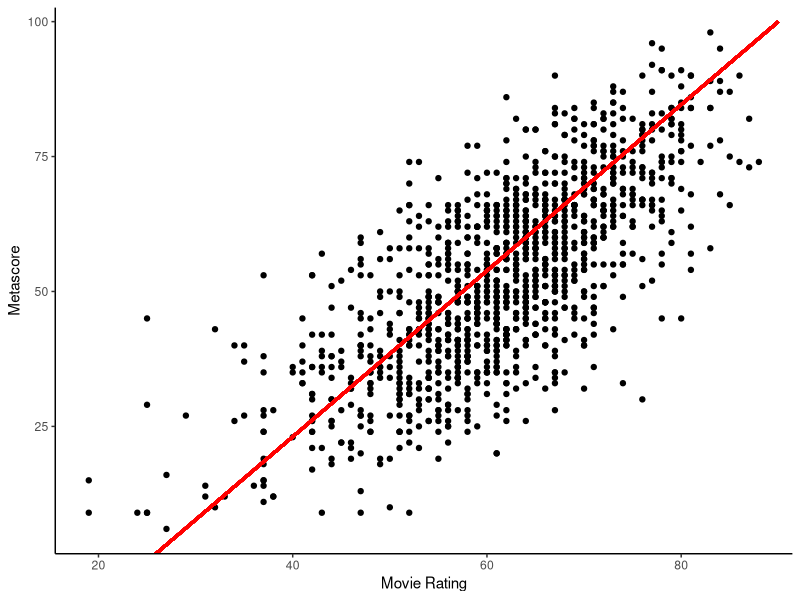
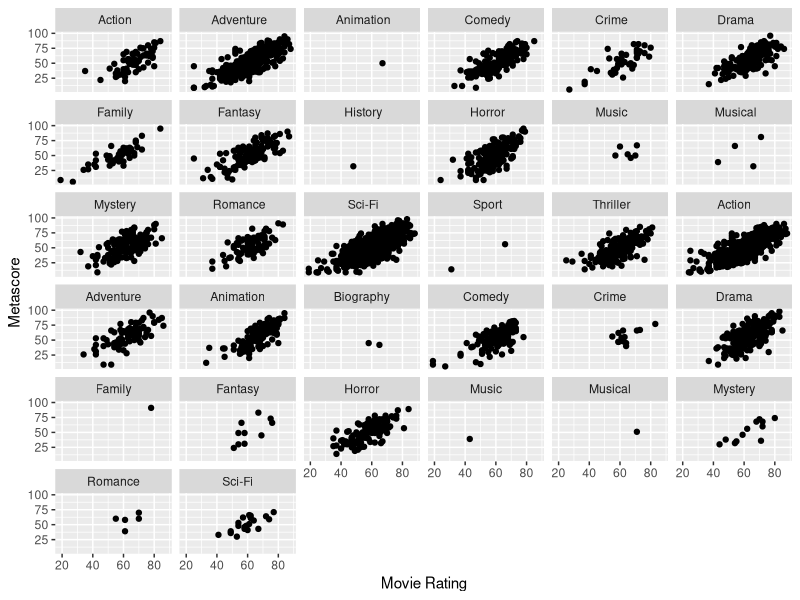
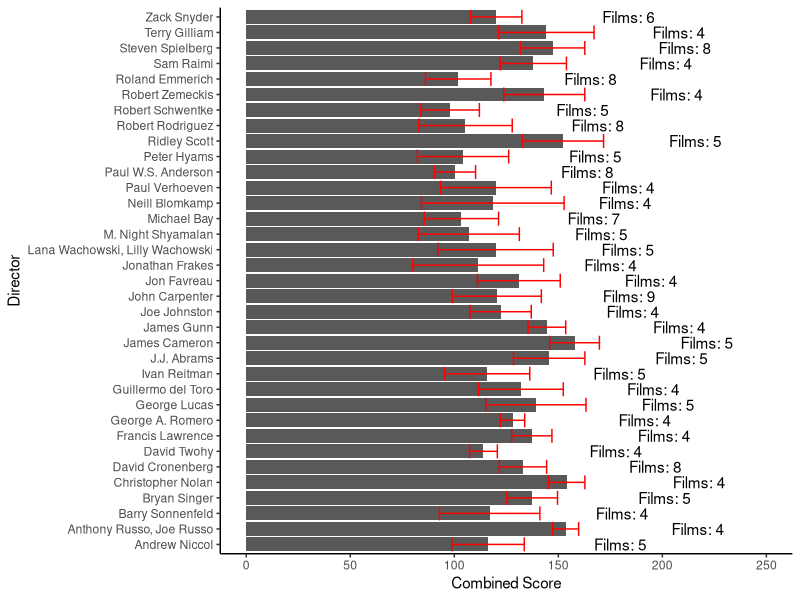

The R script that drew these images, in order:
## ---- chunk 1
library(tidyverse)
library(readr)
library(ggplot2)
## ---- chunk 2
data <- read_csv2("sciFiMovies_dataset.csv")

data_clean <- data |> 
  mutate(`Release Year` = Release_Year,
         `Movie Rating` = Movie_Rating,
         `Gross collection` = Gross_collection |> as.double() |> round(),
         `Gross equivalent` = Gross_equivalent |> as.double() |>  round(),
         Votes = Votes |> str_remove_all(",") |> as.double() |>  round(),
         Genre = Genre |> str_split(",")) |> 
    select(-c(`...1`, 
              Release_Year, 
              Movie_Rating, 
              Gross_collection, 
              Gross_equivalent))
  

## ---- chunk 3
data_full <- data_clean |> 
  group_by(`Release Year`) |> 
  mutate(`Overall Score` = `Movie Rating` + Metascore,
         `Rate of Inflation` = ((`Gross equivalent` |> sum()) / 
           (`Gross collection` |> sum())) - 1) |> 
  ungroup()
## ---- chunk 4
knitr::kable(
  data_full |>
    select(c(Title, `Movie Rating`, Metascore, `Overall Score`, `Release Year`, `Rate of Inflation`)) |> 
    head())
## ---- chunk 5
data_full |> 
  filter(!is.na(Metascore)) |> 
  ggplot() +
  geom_point(aes(x = `Movie Rating`, y = Metascore)) +
  geom_segment(x = 25, y = 0, xend = 90, yend = 100, color = "red", linewidth = 1) +
  theme_classic()
## ---- chunk 6
data_full |> 
  filter(!is.na(Metascore)) |> 
  unnest(Genre) |> 
  ggplot() +
  geom_point(aes(x = `Movie Rating`, y = Metascore)) +
  facet_wrap(~ Genre)
## ---- chunk 7
data_full |> 
  mutate(Director = Director |> str_remove("Director.*:")) |> 
  drop_na(`Overall Score`) |> 
  group_by(Director) |> 
  summarize(Films = n(),
         `Average Score` = mean(`Overall Score`),
         `SD Score` = sd(`Overall Score`)) |> 
  slice_max(Films, n = 35) |> 
  ggplot(aes(x = Director, y = `Average Score`)) +
  geom_col() + 
  geom_errorbar(aes(ymin = `Average Score` - `SD Score`, 
                    ymax = `Average Score` + `SD Score`),
                color = "red") +
  geom_text(aes(label = str_c("Films: ", Films)), hjust = -2) +
  labs(y = "Combined Score") +
  theme_classic() +
  ylim(c(0, 250)) +
  coord_flip()
